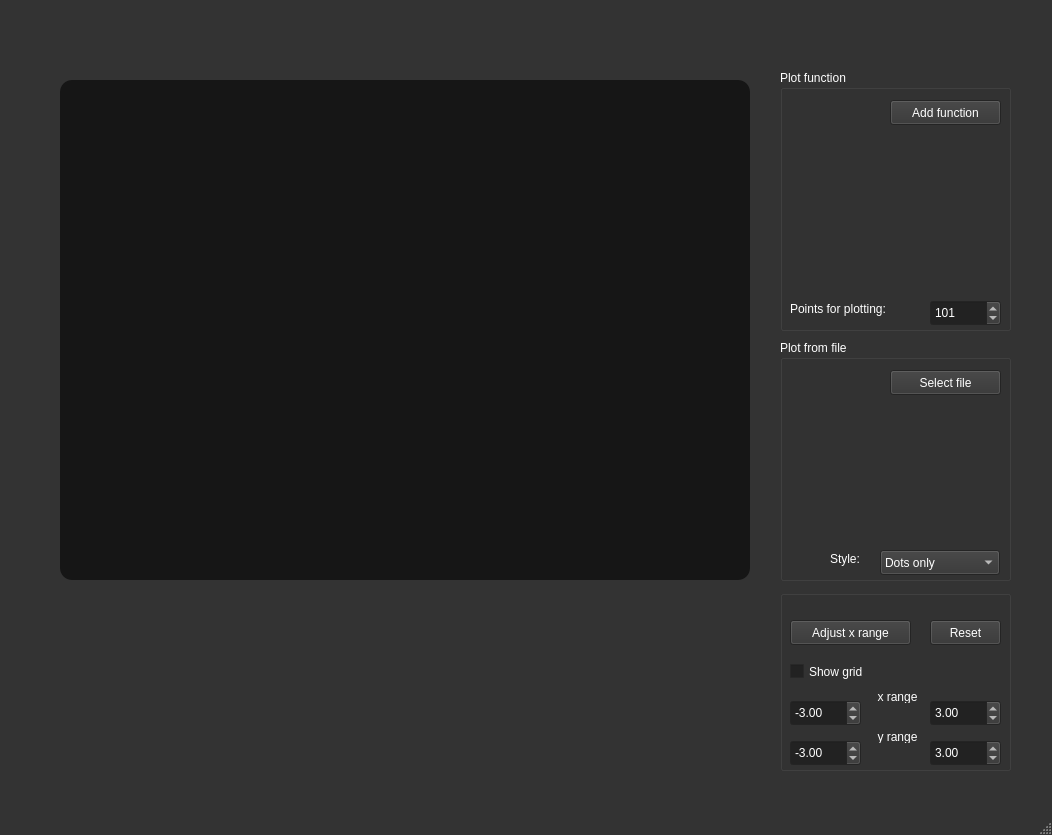
<?xml version="1.0" encoding="UTF-8"?>
<ui version="4.0">
 <class>MainWindow</class>
 <widget class="QMainWindow" name="MainWindow">
  <property name="geometry">
   <rect>
    <x>0</x>
    <y>0</y>
    <width>1052</width>
    <height>835</height>
   </rect>
  </property>
  <property name="palette">
   <palette>
    <active>
     <colorrole role="WindowText">
      <brush brushstyle="SolidPattern">
       <color alpha="255">
        <red>255</red>
        <green>255</green>
        <blue>255</blue>
       </color>
      </brush>
     </colorrole>
     <colorrole role="Button">
      <brush brushstyle="SolidPattern">
       <color alpha="255">
        <red>51</red>
        <green>51</green>
        <blue>51</blue>
       </color>
      </brush>
     </colorrole>
     <colorrole role="Light">
      <brush brushstyle="SolidPattern">
       <color alpha="255">
        <red>76</red>
        <green>76</green>
        <blue>76</blue>
       </color>
      </brush>
     </colorrole>
     <colorrole role="Midlight">
      <brush brushstyle="SolidPattern">
       <color alpha="255">
        <red>63</red>
        <green>63</green>
        <blue>63</blue>
       </color>
      </brush>
     </colorrole>
     <colorrole role="Dark">
      <brush brushstyle="SolidPattern">
       <color alpha="255">
        <red>25</red>
        <green>25</green>
        <blue>25</blue>
       </color>
      </brush>
     </colorrole>
     <colorrole role="Mid">
      <brush brushstyle="SolidPattern">
       <color alpha="255">
        <red>34</red>
        <green>34</green>
        <blue>34</blue>
       </color>
      </brush>
     </colorrole>
     <colorrole role="Text">
      <brush brushstyle="SolidPattern">
       <color alpha="255">
        <red>255</red>
        <green>255</green>
        <blue>255</blue>
       </color>
      </brush>
     </colorrole>
     <colorrole role="BrightText">
      <brush brushstyle="SolidPattern">
       <color alpha="255">
        <red>255</red>
        <green>255</green>
        <blue>255</blue>
       </color>
      </brush>
     </colorrole>
     <colorrole role="ButtonText">
      <brush brushstyle="SolidPattern">
       <color alpha="255">
        <red>255</red>
        <green>255</green>
        <blue>255</blue>
       </color>
      </brush>
     </colorrole>
     <colorrole role="Base">
      <brush brushstyle="SolidPattern">
       <color alpha="255">
        <red>34</red>
        <green>34</green>
        <blue>34</blue>
       </color>
      </brush>
     </colorrole>
     <colorrole role="Window">
      <brush brushstyle="SolidPattern">
       <color alpha="255">
        <red>51</red>
        <green>51</green>
        <blue>51</blue>
       </color>
      </brush>
     </colorrole>
     <colorrole role="Shadow">
      <brush brushstyle="SolidPattern">
       <color alpha="255">
        <red>0</red>
        <green>0</green>
        <blue>0</blue>
       </color>
      </brush>
     </colorrole>
     <colorrole role="AlternateBase">
      <brush brushstyle="SolidPattern">
       <color alpha="255">
        <red>25</red>
        <green>25</green>
        <blue>25</blue>
       </color>
      </brush>
     </colorrole>
     <colorrole role="ToolTipBase">
      <brush brushstyle="SolidPattern">
       <color alpha="255">
        <red>255</red>
        <green>255</green>
        <blue>220</blue>
       </color>
      </brush>
     </colorrole>
     <colorrole role="ToolTipText">
      <brush brushstyle="SolidPattern">
       <color alpha="255">
        <red>0</red>
        <green>0</green>
        <blue>0</blue>
       </color>
      </brush>
     </colorrole>
     <colorrole role="PlaceholderText">
      <brush brushstyle="SolidPattern">
       <color alpha="128">
        <red>255</red>
        <green>255</green>
        <blue>255</blue>
       </color>
      </brush>
     </colorrole>
    </active>
    <inactive>
     <colorrole role="WindowText">
      <brush brushstyle="SolidPattern">
       <color alpha="255">
        <red>255</red>
        <green>255</green>
        <blue>255</blue>
       </color>
      </brush>
     </colorrole>
     <colorrole role="Button">
      <brush brushstyle="SolidPattern">
       <color alpha="255">
        <red>51</red>
        <green>51</green>
        <blue>51</blue>
       </color>
      </brush>
     </colorrole>
     <colorrole role="Light">
      <brush brushstyle="SolidPattern">
       <color alpha="255">
        <red>76</red>
        <green>76</green>
        <blue>76</blue>
       </color>
      </brush>
     </colorrole>
     <colorrole role="Midlight">
      <brush brushstyle="SolidPattern">
       <color alpha="255">
        <red>63</red>
        <green>63</green>
        <blue>63</blue>
       </color>
      </brush>
     </colorrole>
     <colorrole role="Dark">
      <brush brushstyle="SolidPattern">
       <color alpha="255">
        <red>25</red>
        <green>25</green>
        <blue>25</blue>
       </color>
      </brush>
     </colorrole>
     <colorrole role="Mid">
      <brush brushstyle="SolidPattern">
       <color alpha="255">
        <red>34</red>
        <green>34</green>
        <blue>34</blue>
       </color>
      </brush>
     </colorrole>
     <colorrole role="Text">
      <brush brushstyle="SolidPattern">
       <color alpha="255">
        <red>255</red>
        <green>255</green>
        <blue>255</blue>
       </color>
      </brush>
     </colorrole>
     <colorrole role="BrightText">
      <brush brushstyle="SolidPattern">
       <color alpha="255">
        <red>255</red>
        <green>255</green>
        <blue>255</blue>
       </color>
      </brush>
     </colorrole>
     <colorrole role="ButtonText">
      <brush brushstyle="SolidPattern">
       <color alpha="255">
        <red>255</red>
        <green>255</green>
        <blue>255</blue>
       </color>
      </brush>
     </colorrole>
     <colorrole role="Base">
      <brush brushstyle="SolidPattern">
       <color alpha="255">
        <red>34</red>
        <green>34</green>
        <blue>34</blue>
       </color>
      </brush>
     </colorrole>
     <colorrole role="Window">
      <brush brushstyle="SolidPattern">
       <color alpha="255">
        <red>51</red>
        <green>51</green>
        <blue>51</blue>
       </color>
      </brush>
     </colorrole>
     <colorrole role="Shadow">
      <brush brushstyle="SolidPattern">
       <color alpha="255">
        <red>0</red>
        <green>0</green>
        <blue>0</blue>
       </color>
      </brush>
     </colorrole>
     <colorrole role="AlternateBase">
      <brush brushstyle="SolidPattern">
       <color alpha="255">
        <red>25</red>
        <green>25</green>
        <blue>25</blue>
       </color>
      </brush>
     </colorrole>
     <colorrole role="ToolTipBase">
      <brush brushstyle="SolidPattern">
       <color alpha="255">
        <red>255</red>
        <green>255</green>
        <blue>220</blue>
       </color>
      </brush>
     </colorrole>
     <colorrole role="ToolTipText">
      <brush brushstyle="SolidPattern">
       <color alpha="255">
        <red>0</red>
        <green>0</green>
        <blue>0</blue>
       </color>
      </brush>
     </colorrole>
     <colorrole role="PlaceholderText">
      <brush brushstyle="SolidPattern">
       <color alpha="128">
        <red>255</red>
        <green>255</green>
        <blue>255</blue>
       </color>
      </brush>
     </colorrole>
    </inactive>
    <disabled>
     <colorrole role="WindowText">
      <brush brushstyle="SolidPattern">
       <color alpha="255">
        <red>25</red>
        <green>25</green>
        <blue>25</blue>
       </color>
      </brush>
     </colorrole>
     <colorrole role="Button">
      <brush brushstyle="SolidPattern">
       <color alpha="255">
        <red>51</red>
        <green>51</green>
        <blue>51</blue>
       </color>
      </brush>
     </colorrole>
     <colorrole role="Light">
      <brush brushstyle="SolidPattern">
       <color alpha="255">
        <red>76</red>
        <green>76</green>
        <blue>76</blue>
       </color>
      </brush>
     </colorrole>
     <colorrole role="Midlight">
      <brush brushstyle="SolidPattern">
       <color alpha="255">
        <red>63</red>
        <green>63</green>
        <blue>63</blue>
       </color>
      </brush>
     </colorrole>
     <colorrole role="Dark">
      <brush brushstyle="SolidPattern">
       <color alpha="255">
        <red>25</red>
        <green>25</green>
        <blue>25</blue>
       </color>
      </brush>
     </colorrole>
     <colorrole role="Mid">
      <brush brushstyle="SolidPattern">
       <color alpha="255">
        <red>34</red>
        <green>34</green>
        <blue>34</blue>
       </color>
      </brush>
     </colorrole>
     <colorrole role="Text">
      <brush brushstyle="SolidPattern">
       <color alpha="255">
        <red>25</red>
        <green>25</green>
        <blue>25</blue>
       </color>
      </brush>
     </colorrole>
     <colorrole role="BrightText">
      <brush brushstyle="SolidPattern">
       <color alpha="255">
        <red>255</red>
        <green>255</green>
        <blue>255</blue>
       </color>
      </brush>
     </colorrole>
     <colorrole role="ButtonText">
      <brush brushstyle="SolidPattern">
       <color alpha="255">
        <red>136</red>
        <green>138</green>
        <blue>133</blue>
       </color>
      </brush>
     </colorrole>
     <colorrole role="Base">
      <brush brushstyle="SolidPattern">
       <color alpha="255">
        <red>51</red>
        <green>51</green>
        <blue>51</blue>
       </color>
      </brush>
     </colorrole>
     <colorrole role="Window">
      <brush brushstyle="SolidPattern">
       <color alpha="255">
        <red>51</red>
        <green>51</green>
        <blue>51</blue>
       </color>
      </brush>
     </colorrole>
     <colorrole role="Shadow">
      <brush brushstyle="SolidPattern">
       <color alpha="255">
        <red>0</red>
        <green>0</green>
        <blue>0</blue>
       </color>
      </brush>
     </colorrole>
     <colorrole role="AlternateBase">
      <brush brushstyle="SolidPattern">
       <color alpha="255">
        <red>51</red>
        <green>51</green>
        <blue>51</blue>
       </color>
      </brush>
     </colorrole>
     <colorrole role="ToolTipBase">
      <brush brushstyle="SolidPattern">
       <color alpha="255">
        <red>255</red>
        <green>255</green>
        <blue>220</blue>
       </color>
      </brush>
     </colorrole>
     <colorrole role="ToolTipText">
      <brush brushstyle="SolidPattern">
       <color alpha="255">
        <red>0</red>
        <green>0</green>
        <blue>0</blue>
       </color>
      </brush>
     </colorrole>
     <colorrole role="PlaceholderText">
      <brush brushstyle="SolidPattern">
       <color alpha="128">
        <red>255</red>
        <green>255</green>
        <blue>255</blue>
       </color>
      </brush>
     </colorrole>
    </disabled>
   </palette>
  </property>
  <property name="windowTitle">
   <string>Harry Plotter</string>
  </property>
  <widget class="QWidget" name="centralwidget">
   <widget class="QGraphicsView" name="graphicsView">
    <property name="geometry">
     <rect>
      <x>60</x>
      <y>80</y>
      <width>690</width>
      <height>500</height>
     </rect>
    </property>
    <property name="styleSheet">
     <string notr="true">background-color: #161616;
border-radius: 12px;</string>
    </property>
   </widget>
   <widget class="QLabel" name="warningLabel">
    <property name="geometry">
     <rect>
      <x>50</x>
      <y>610</y>
      <width>691</width>
      <height>171</height>
     </rect>
    </property>
    <property name="text">
     <string/>
    </property>
    <property name="alignment">
     <set>Qt::AlignHCenter|Qt::AlignTop</set>
    </property>
   </widget>
   <widget class="QGroupBox" name="groupBox1">
    <property name="geometry">
     <rect>
      <x>780</x>
      <y>70</y>
      <width>231</width>
      <height>261</height>
     </rect>
    </property>
    <property name="title">
     <string>Plot function</string>
    </property>
    <widget class="QSpinBox" name="pointsNumber">
     <property name="geometry">
      <rect>
       <x>150</x>
       <y>230</y>
       <width>71</width>
       <height>26</height>
      </rect>
     </property>
     <property name="minimum">
      <number>5</number>
     </property>
     <property name="maximum">
      <number>1001</number>
     </property>
     <property name="value">
      <number>101</number>
     </property>
    </widget>
    <widget class="QLabel" name="label1">
     <property name="geometry">
      <rect>
       <x>10</x>
       <y>230</y>
       <width>131</width>
       <height>17</height>
      </rect>
     </property>
     <property name="text">
      <string>Points for plotting:</string>
     </property>
    </widget>
    <widget class="QPushButton" name="addFunction">
     <property name="geometry">
      <rect>
       <x>110</x>
       <y>30</y>
       <width>111</width>
       <height>25</height>
      </rect>
     </property>
     <property name="styleSheet">
      <string notr="true"/>
     </property>
     <property name="text">
      <string>Add function</string>
     </property>
    </widget>
    <widget class="QWidget" name="verticalWidget_5" native="true">
     <property name="geometry">
      <rect>
       <x>0</x>
       <y>60</y>
       <width>231</width>
       <height>171</height>
      </rect>
     </property>
     <layout class="QVBoxLayout" name="verticalLayout">
      <item>
       <layout class="QVBoxLayout" name="functionLayout">
        <property name="sizeConstraint">
         <enum>QLayout::SetDefaultConstraint</enum>
        </property>
       </layout>
      </item>
      <item>
       <spacer name="verticalSpacer">
        <property name="orientation">
         <enum>Qt::Vertical</enum>
        </property>
        <property name="sizeHint" stdset="0">
         <size>
          <width>99</width>
          <height>18</height>
         </size>
        </property>
       </spacer>
      </item>
     </layout>
    </widget>
   </widget>
   <widget class="QGroupBox" name="groupBox_4">
    <property name="geometry">
     <rect>
      <x>780</x>
      <y>590</y>
      <width>231</width>
      <height>181</height>
     </rect>
    </property>
    <property name="title">
     <string/>
    </property>
    <widget class="QDoubleSpinBox" name="xFrom">
     <property name="enabled">
      <bool>true</bool>
     </property>
     <property name="geometry">
      <rect>
       <x>10</x>
       <y>110</y>
       <width>71</width>
       <height>26</height>
      </rect>
     </property>
     <property name="minimum">
      <double>-99999.990000000005239</double>
     </property>
     <property name="maximum">
      <double>99999.990000000005239</double>
     </property>
     <property name="value">
      <double>-3.000000000000000</double>
     </property>
    </widget>
    <widget class="QWidget" name="verticalLayoutWidget_3">
     <property name="geometry">
      <rect>
       <x>90</x>
       <y>140</y>
       <width>55</width>
       <height>31</height>
      </rect>
     </property>
     <layout class="QVBoxLayout" name="verticalLayout2">
      <item>
       <widget class="QLabel" name="label4">
        <property name="layoutDirection">
         <enum>Qt::LeftToRight</enum>
        </property>
        <property name="styleSheet">
         <string notr="true"/>
        </property>
        <property name="text">
         <string>y range</string>
        </property>
        <property name="alignment">
         <set>Qt::AlignCenter</set>
        </property>
       </widget>
      </item>
      <item>
       <widget class="QLabel" name="label6">
        <property name="styleSheet">
         <string notr="true"/>
        </property>
        <property name="text">
         <string/>
        </property>
        <property name="pixmap">
         <pixmap resource="Images.qrc">:/Files/download-divider-line-png-doub.png</pixmap>
        </property>
       </widget>
      </item>
     </layout>
    </widget>
    <widget class="QDoubleSpinBox" name="xTo">
     <property name="enabled">
      <bool>true</bool>
     </property>
     <property name="geometry">
      <rect>
       <x>150</x>
       <y>110</y>
       <width>71</width>
       <height>26</height>
      </rect>
     </property>
     <property name="minimum">
      <double>-99999.990000000005239</double>
     </property>
     <property name="maximum">
      <double>99999.990000000005239</double>
     </property>
     <property name="value">
      <double>3.000000000000000</double>
     </property>
    </widget>
    <widget class="QDoubleSpinBox" name="yTo">
     <property name="enabled">
      <bool>true</bool>
     </property>
     <property name="geometry">
      <rect>
       <x>150</x>
       <y>150</y>
       <width>71</width>
       <height>26</height>
      </rect>
     </property>
     <property name="minimum">
      <double>-99999.990000000005239</double>
     </property>
     <property name="maximum">
      <double>99999.990000000005239</double>
     </property>
     <property name="value">
      <double>3.000000000000000</double>
     </property>
    </widget>
    <widget class="QWidget" name="verticalLayoutWidget_2">
     <property name="geometry">
      <rect>
       <x>90</x>
       <y>100</y>
       <width>55</width>
       <height>31</height>
      </rect>
     </property>
     <layout class="QVBoxLayout" name="verticalLayout1">
      <item>
       <widget class="QLabel" name="label3">
        <property name="layoutDirection">
         <enum>Qt::LeftToRight</enum>
        </property>
        <property name="styleSheet">
         <string notr="true"/>
        </property>
        <property name="text">
         <string>x range</string>
        </property>
        <property name="alignment">
         <set>Qt::AlignCenter</set>
        </property>
       </widget>
      </item>
      <item>
       <widget class="QLabel" name="label5">
        <property name="styleSheet">
         <string notr="true"/>
        </property>
        <property name="text">
         <string/>
        </property>
        <property name="pixmap">
         <pixmap resource="Images.qrc">:/Files/download-divider-line-png-doub.png</pixmap>
        </property>
       </widget>
      </item>
     </layout>
    </widget>
    <widget class="QDoubleSpinBox" name="yFrom">
     <property name="enabled">
      <bool>true</bool>
     </property>
     <property name="geometry">
      <rect>
       <x>10</x>
       <y>150</y>
       <width>71</width>
       <height>26</height>
      </rect>
     </property>
     <property name="minimum">
      <double>-99999.990000000005239</double>
     </property>
     <property name="maximum">
      <double>99999.990000000005239</double>
     </property>
     <property name="value">
      <double>-3.000000000000000</double>
     </property>
    </widget>
    <widget class="QCheckBox" name="gridBox">
     <property name="geometry">
      <rect>
       <x>10</x>
       <y>70</y>
       <width>92</width>
       <height>23</height>
      </rect>
     </property>
     <property name="palette">
      <palette>
       <active>
        <colorrole role="Text">
         <brush brushstyle="SolidPattern">
          <color alpha="255">
           <red>255</red>
           <green>255</green>
           <blue>255</blue>
          </color>
         </brush>
        </colorrole>
        <colorrole role="PlaceholderText">
         <brush brushstyle="NoBrush">
          <color alpha="128">
           <red>255</red>
           <green>255</green>
           <blue>255</blue>
          </color>
         </brush>
        </colorrole>
       </active>
       <inactive>
        <colorrole role="Text">
         <brush brushstyle="SolidPattern">
          <color alpha="255">
           <red>255</red>
           <green>255</green>
           <blue>255</blue>
          </color>
         </brush>
        </colorrole>
        <colorrole role="PlaceholderText">
         <brush brushstyle="NoBrush">
          <color alpha="128">
           <red>255</red>
           <green>255</green>
           <blue>255</blue>
          </color>
         </brush>
        </colorrole>
       </inactive>
       <disabled>
        <colorrole role="Text">
         <brush brushstyle="SolidPattern">
          <color alpha="255">
           <red>119</red>
           <green>20</green>
           <blue>20</blue>
          </color>
         </brush>
        </colorrole>
        <colorrole role="PlaceholderText">
         <brush brushstyle="NoBrush">
          <color alpha="128">
           <red>255</red>
           <green>255</green>
           <blue>255</blue>
          </color>
         </brush>
        </colorrole>
       </disabled>
      </palette>
     </property>
     <property name="text">
      <string>Show grid</string>
     </property>
     <property name="checked">
      <bool>false</bool>
     </property>
    </widget>
    <widget class="QPushButton" name="resetButton">
     <property name="geometry">
      <rect>
       <x>150</x>
       <y>30</y>
       <width>71</width>
       <height>25</height>
      </rect>
     </property>
     <property name="styleSheet">
      <string notr="true"/>
     </property>
     <property name="text">
      <string>Reset</string>
     </property>
    </widget>
    <widget class="QPushButton" name="rangeButton">
     <property name="geometry">
      <rect>
       <x>10</x>
       <y>30</y>
       <width>121</width>
       <height>25</height>
      </rect>
     </property>
     <property name="styleSheet">
      <string notr="true"/>
     </property>
     <property name="text">
      <string>Adjust x range</string>
     </property>
    </widget>
   </widget>
   <widget class="QGroupBox" name="groupBox2">
    <property name="geometry">
     <rect>
      <x>780</x>
      <y>340</y>
      <width>231</width>
      <height>241</height>
     </rect>
    </property>
    <property name="styleSheet">
     <string notr="true"/>
    </property>
    <property name="title">
     <string>Plot from file</string>
    </property>
    <widget class="QLabel" name="label2">
     <property name="geometry">
      <rect>
       <x>50</x>
       <y>210</y>
       <width>38</width>
       <height>17</height>
      </rect>
     </property>
     <property name="styleSheet">
      <string notr="true"/>
     </property>
     <property name="text">
      <string>Style:</string>
     </property>
    </widget>
    <widget class="QComboBox" name="styleBox">
     <property name="geometry">
      <rect>
       <x>100</x>
       <y>210</y>
       <width>120</width>
       <height>25</height>
      </rect>
     </property>
     <property name="styleSheet">
      <string notr="true"/>
     </property>
     <item>
      <property name="text">
       <string>Dots only</string>
      </property>
     </item>
     <item>
      <property name="text">
       <string>Linear interp.</string>
      </property>
     </item>
     <item>
      <property name="text">
       <string>Cubic spline</string>
      </property>
     </item>
    </widget>
    <widget class="QPushButton" name="selectFile">
     <property name="geometry">
      <rect>
       <x>110</x>
       <y>30</y>
       <width>111</width>
       <height>25</height>
      </rect>
     </property>
     <property name="styleSheet">
      <string notr="true"/>
     </property>
     <property name="text">
      <string>Select file</string>
     </property>
    </widget>
    <widget class="QWidget" name="verticalWidget" native="true">
     <property name="geometry">
      <rect>
       <x>0</x>
       <y>60</y>
       <width>231</width>
       <height>151</height>
      </rect>
     </property>
     <layout class="QVBoxLayout" name="verticalLayout_3">
      <item>
       <layout class="QVBoxLayout" name="fileLayout"/>
      </item>
      <item>
       <spacer name="verticalSpacer_2">
        <property name="orientation">
         <enum>Qt::Vertical</enum>
        </property>
        <property name="sizeHint" stdset="0">
         <size>
          <width>20</width>
          <height>40</height>
         </size>
        </property>
       </spacer>
      </item>
     </layout>
    </widget>
   </widget>
   <widget class="QLabel" name="label">
    <property name="geometry">
     <rect>
      <x>200</x>
      <y>30</y>
      <width>301</width>
      <height>41</height>
     </rect>
    </property>
    <property name="text">
     <string/>
    </property>
    <property name="pixmap">
     <pixmap resource="Images.qrc">:/Files/logo1.png</pixmap>
    </property>
   </widget>
  </widget>
  <widget class="QMenuBar" name="menubar">
   <property name="geometry">
    <rect>
     <x>0</x>
     <y>0</y>
     <width>1052</width>
     <height>22</height>
    </rect>
   </property>
  </widget>
  <widget class="QStatusBar" name="statusbar"/>
 </widget>
 <resources>
  <include location="Images.qrc"/>
 </resources>
 <connections/>
</ui>
